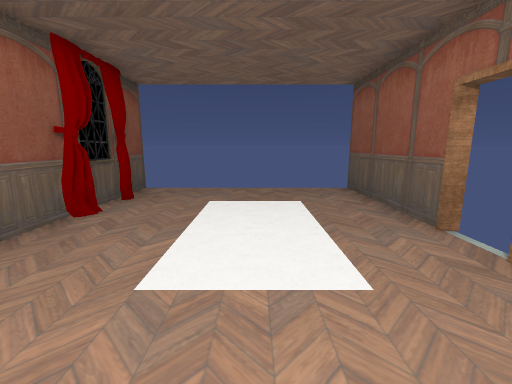
View 1 (above)

12 first-person views from a walk through a scene from a Unity 3-D project. The camera is 1.2 m above the floor, tilts 10° down and sees 90° across. Doors are open. The floor is counted in squares, 1 m on a side. Each view is taken from the middle of a square. On the plan, view 1 faces up. The plan holds only what a view shows up to about 12 squares ahead; the rest is blank. Some animated figures are left out. Some surface patterns are stand-ins.

View 2
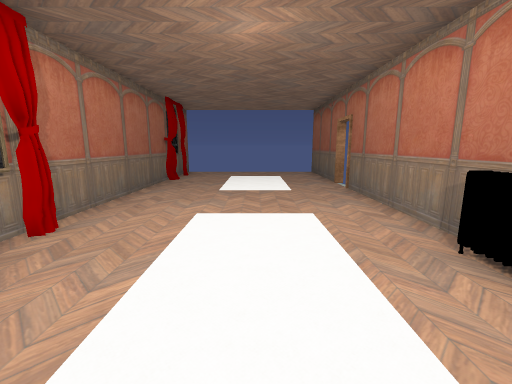

View 3
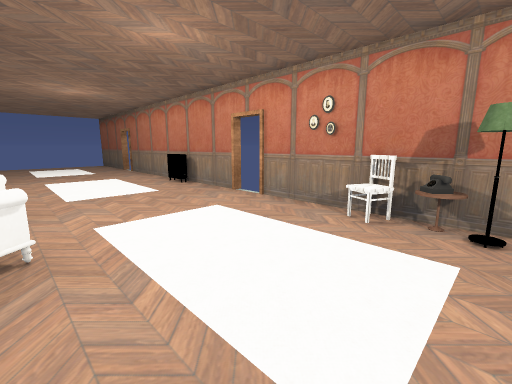

View 4
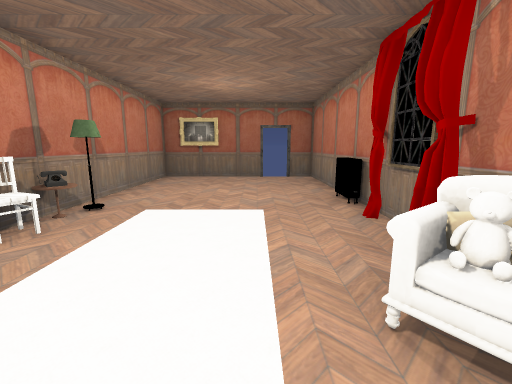

View 5
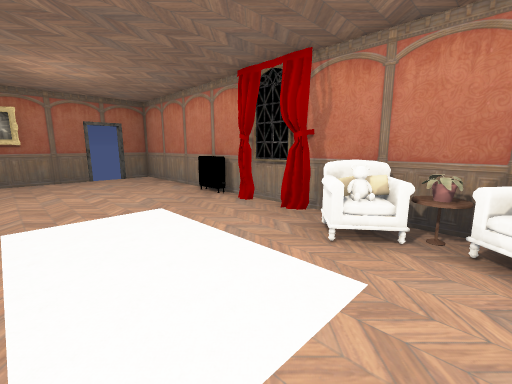

View 6
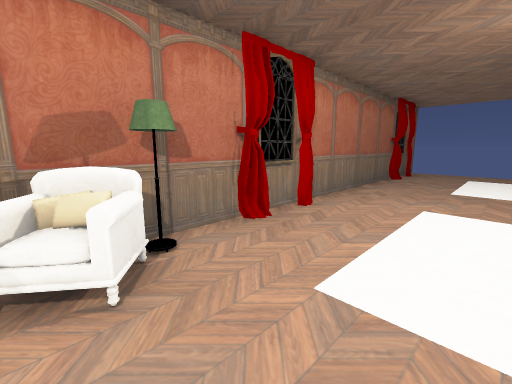

View 7
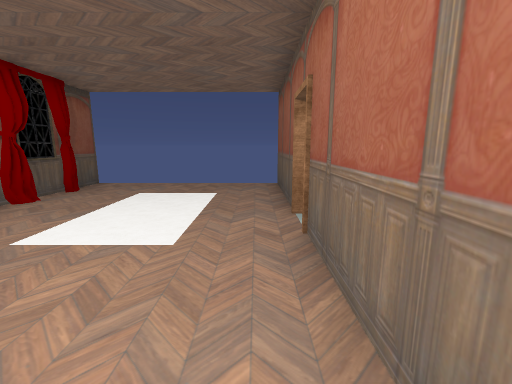

View 8
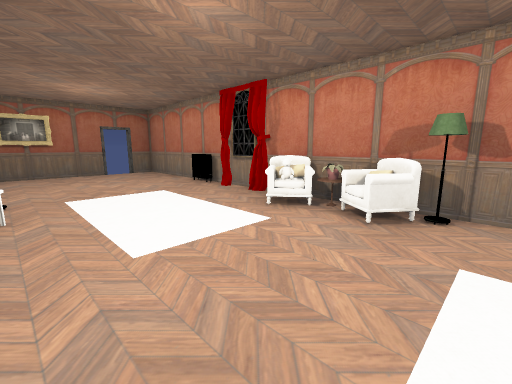

View 9
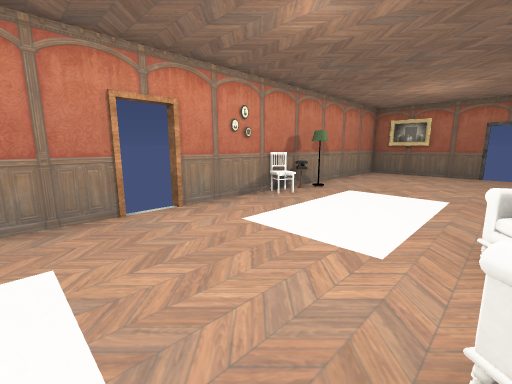

View 10
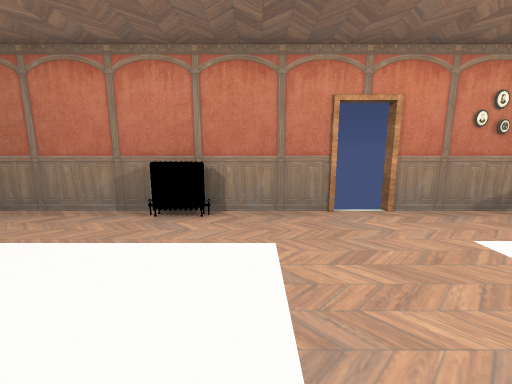

View 11
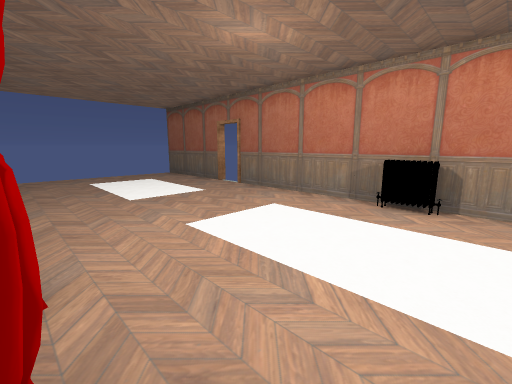

View 12
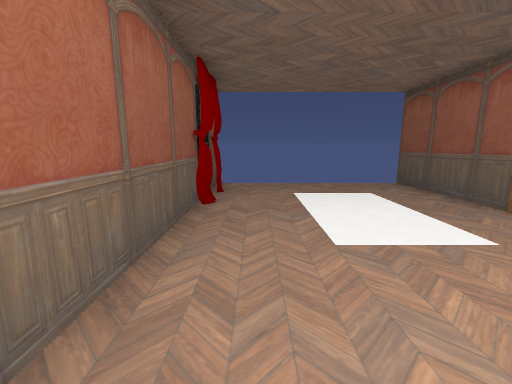

### Floor plan
Points are (right, up) in squares from view 1. A wall is a line through its corners. A room is listed if a view was taken in it or the views show most of it. See-through windows are left out.
Room 1 (views 1, 2, 3, 4, 5, 6, 7, 8, 9, 10, 11, 12)
walls: (-2.7, -4.6) (-2.5, -5); (2.7, -5.5) (2.7, 2.6); (-3.3, -7.6) (-3.3, -16.5) (-2.2, -16.5); (2.7, 3.5) (2.7, 7.6); (-3.3, 7.6) (-3.3, -5.6); (-1.4, -16.5) (2.7, -16.5) (2.7, -6.4)
low walls: (-2.5, -5) (-2.9, -5.6); (-2.7, -5) (-1.9, -5.6); (-2.5, -6.7) (-1.8, -7.5) (-2.6, -8.1); (-2.5, -7.8) (-1.9, -7.4) (-1.8, -7.5)
ways out: opening at (-3, -7.5); opening at (-2, -6); open door at (3, -6); open door at (3, 3); gap at (-1.7, -16.7)
objects: other object (-3, -12); curtain (-3, -9); other object (-3, -8); table (-3, -7); curtain (-3, -3); curtain (-3, 6); phone (2, -10); chair (2, -9); other object (2, -3)

Positions as (right, up) in squares from view 1, and headings:
1: (0, 0), facing up
2: (0, -5), facing up
3: (-2, -11), facing up-right
4: (-1, -6), facing down
5: (1, -6), facing down-left
6: (0, -6), facing up-left
7: (2, -1), facing up
8: (2, -4), facing down-left
9: (-2, -4), facing down-right
10: (-2, -4), facing right
11: (-3, -4), facing up-right
12: (-2, -1), facing up
